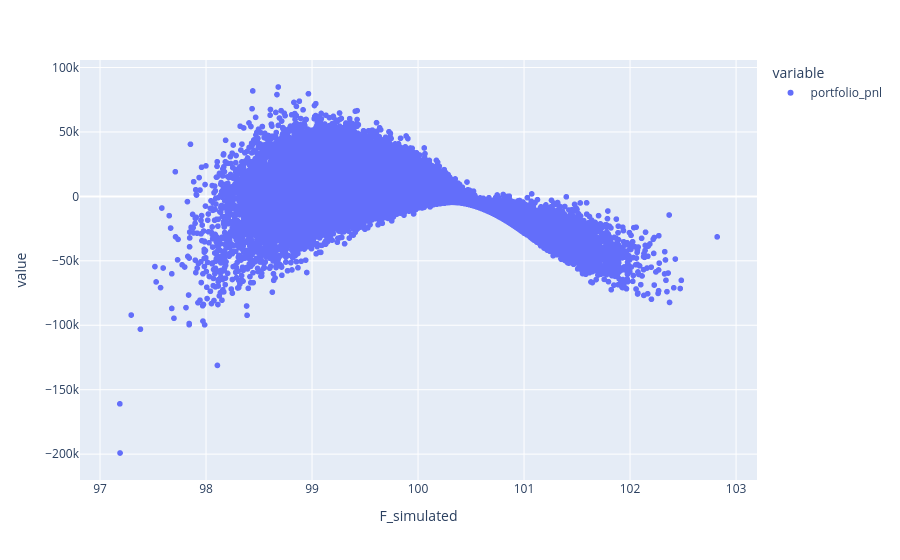

This figure's notebook cell:
### Code cell
px.scatter(df_mc_results.set_index('F_simulated')['portfolio_pnl'])

### Figure 1 — Plotly figure (JSON) as saved in the notebook; plotly's stock layout.template omitted (floating-point values rounded to 4 significant figures; data arrays with more than 128 entries replaced by an {"elided": "..."} marker saying what was removed)
{"data": [{"hovertemplate": "variable=portfolio_pnl<br>F_simulated=%{x}<br>value=%{y}<extra></extra>", "legendgroup": "portfolio_pnl", "marker": {"color": "#636efa", "symbol": "circle"}, "mode": "markers", "name": "portfolio_pnl", "showlegend": true, "type": "scattergl", "x": {"elided": "100000 float values"}, "xaxis": "x", "y": {"elided": "100000 float values"}, "yaxis": "y"}], "layout": {"legend": {"title": {"text": "variable"}, "tracegroupgap": 0}, "margin": {"t": 60}, "xaxis": {"anchor": "y", "domain": [0, 1], "title": {"text": "F_simulated"}}, "yaxis": {"anchor": "x", "domain": [0, 1], "title": {"text": "value"}}}}
